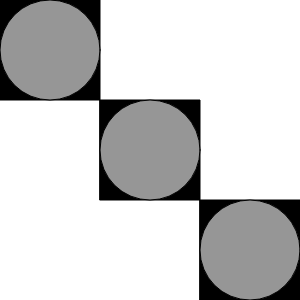
Frame 1 (no input)
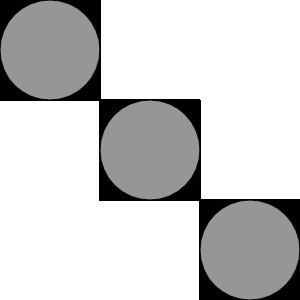
Frame 60 (no input)
Frame 120 (the mouse pressed at the canvas centre since frame 60): identical to frame 60, image omitted

The p5.js sketch that drew these frames (run headless with seeded random() and noise() and a simulated clock; from frame 60 on, the mouse is pressed at the canvas centre):

// p5.js sketch
// ── sketch.js
function setup()
{
    createCanvas(300,300)
}
function draw()
{
    fill(0)
    rect(0,0,100)
    rect(100,100,100)
    rect(200,200,100)
    fill(150)
    circle(50,50,100)
    circle(150,150,100)
    circle(250,250,100)

}
